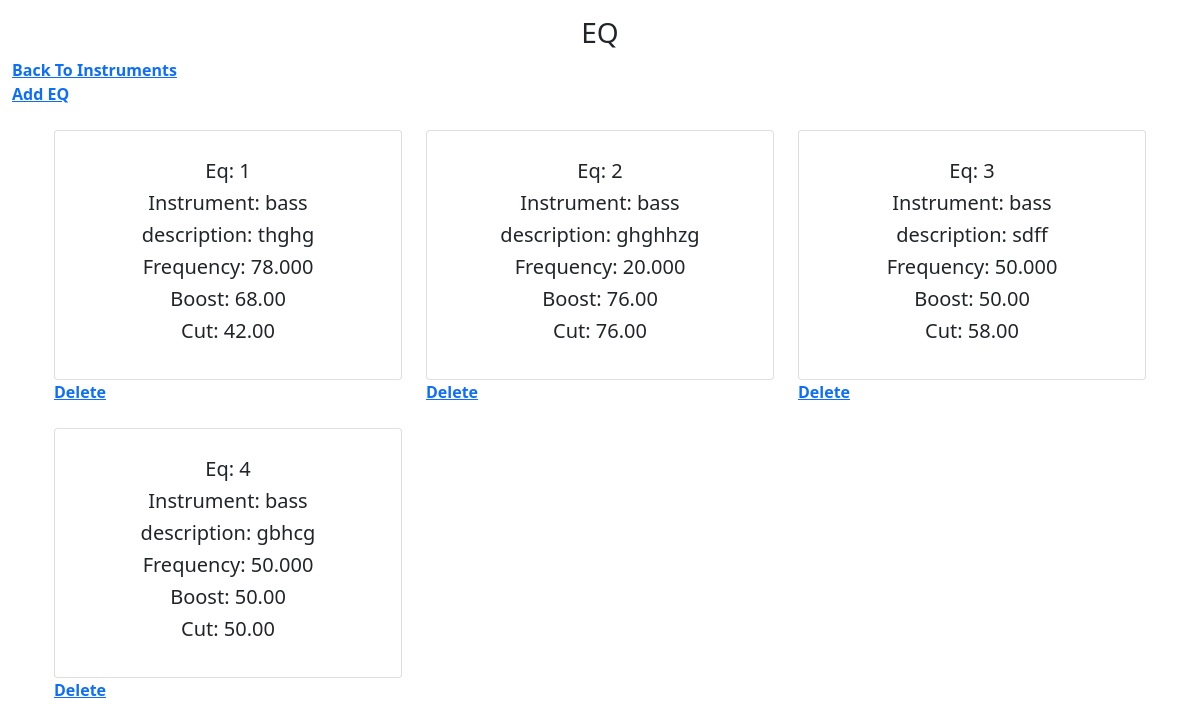
The app's page /eq-detail/wonderful/bass/1/ (signed in), older data.
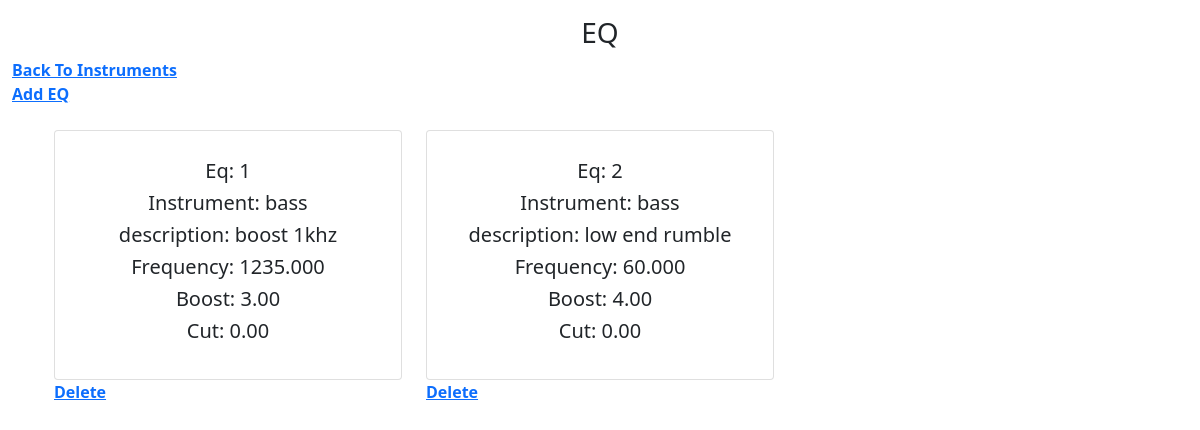
The same page, newer data.
### feed/models.py (models this page shows, shortened)
class EQ(models.Model):
    frequency   = models.DecimalField(decimal_places=3, max_digits=20)
    description = models.TextField(max_length=250, null=True, blank=True)
    boost       = models.DecimalField(decimal_places=2, max_digits=10, default=0)
    cut         = models.DecimalField(decimal_places=2, max_digits=10, default=0)
    updated     = models.DateTimeField(auto_now=True)
    instrument  = models.ForeignKey(Instrument,on_delete=models.CASCADE)
    track       = models.ForeignKey('Track', on_delete=models.CASCADE)
    user_name   = models.ForeignKey(User, on_delete=models.CASCADE)

class Instrument(models.Model):
    title     = models.CharField(max_length=120)
    timestamp = models.DateTimeField(auto_now_add=True)
    updated   = models.DateTimeField(auto_now=True)
    track     = models.ForeignKey('Track', on_delete=models.CASCADE, null=True)
    artist    = models.ForeignKey(User, on_delete=models.CASCADE, null=True)
    slug      = models.SlugField(null=True, unique=False)

### feed/views.py (the view)
# urls.py: path('eq-detail/<slug:track_slug>/<slug:instrument_slug>/<int:id>/', views.eq_detail, name='eq_detail'),
@login_required
def eq_detail(request, track_slug, instrument_slug, id):
    user = request.user
    instrument = get_object_or_404(Instrument, id=id)
    eqs = EQ.objects.filter(instrument_id=instrument.id)
    if eqs.exists():
        context = {
            'instrument': instrument,
            'eqs': eqs,
        }
        return render(request, 'feed/eq_detail.html', context)
    else:
        return redirect('create_eq', track_slug=instrument.track.slug, instrument_slug=instrument.slug, id=instrument.id)

### feed/templates/feed/eq_detail.html
{% extends 'base.html' %} {% load static %}
{% block content %}
<div class="container-fluid mt-3">
<h3 class="titles">EQ</h3>
<a href="{% url 'instrument_detail' instrument.track.slug instrument.track.id %}"><b>Back To Instruments</b></a>
<br>
<a href="{% url 'create_eq' instrument.track.slug instrument.slug instrument.id %}"><b>Add EQ</b></a>
<br>
<div class="container my-tracks">
    <div class="row row-cols-1 row-cols-md-2 row-cols-lg-3 mx-auto my-4">
        {% for item in eqs %}
            <div class="col mb-4">
                <div class="card one-track">
                <h5>Eq:   {{ forloop.counter }} </h5>
                <h5>Instrument:   {{ item.instrument.title }} </h5>
                {% if item.description %}
                <h5>description:   {{ item.description }}</h5>
                {% endif %}
                <h5>Frequency:   {{ item.frequency }}</h5>
                <h5>Boost:   {{ item.boost }}</h5>
                <h5>Cut:   {{ item.cut }}</h5>
                </div>
                <a href="{% url 'eq_delete' item.id %}"><b>Delete</b></a>
            </div>
        {% endfor %}
    </div>
</div>
</div>
{% endblock content %}

Row changes from the older to the newer data that the page shows:
removed EQ: instrument "bass", description "thghg", frequency "78.000", boost "68.00", cut "42.00"
removed EQ: instrument "bass", description "ghghhzg", frequency "20.000", boost "76.00", cut "76.00"
removed EQ: instrument "bass", description "sdff", frequency "50.000", boost "50.00", cut "58.00"
removed EQ: instrument "bass", description "gbhcg", frequency "50.000", boost "50.00", cut "50.00"
added EQ: instrument "bass", description "boost 1khz", frequency "1235.000", boost "3.00", cut "0.00"
added EQ: instrument "bass", description "low end rumble", frequency "60.000", boost "4.00", cut "0.00"
